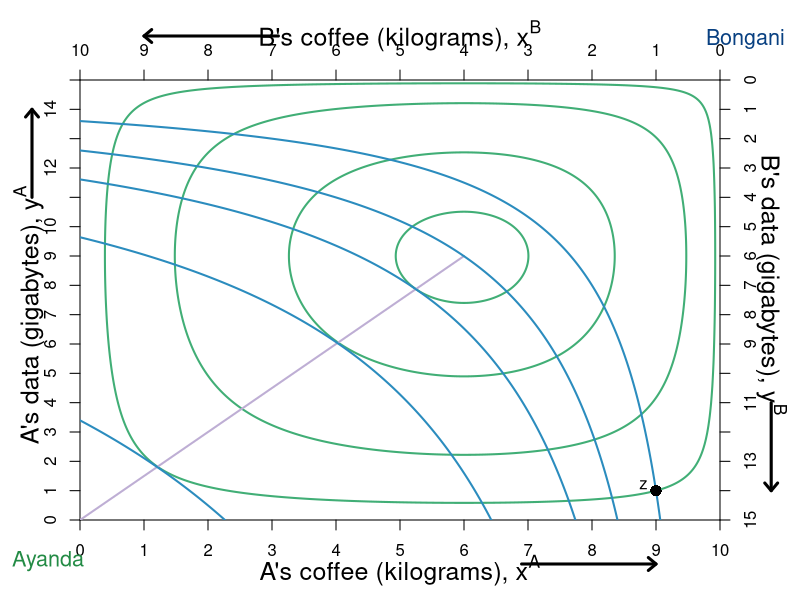

R code for this plot:
require(shape)
pdf(file = "property/property_hg_he_powertest_nolabels.pdf", width = 9, height = 7)

#Set parameters for graphics
axislabelsize <- 1.5
graphlinewidth <- 2
namesize <- 1.3

COL <- c("#7fc97f", "#beaed4", "#fdc086", "#ffff99", "#386cb0", "#f0027f", "#bf5b17", "#666666")
COLA <- c("#99d8c9","#66c2a4","#41ae76", "#238b45", "#005824")
COLB <- c("#4eb3d3", "#2b8cbe", "#0868ac","#084081")

par(mar =  c(4, 4, 4, 4))

uA <- function(x, y, alpha = 0.5, lambda = 0.4) {
  (x^(alpha)*y^(1 - alpha))^(1-lambda)*((10 - x)^(alpha)*(15 - y)^(1 - alpha))^lambda
}

uB <- function(x, y) {
  (10 - x)^(0.5)*(15 - y)^(0.5)
}

xlims <- c(0, 10)
ylims <- c(0, 15)

npts <- 501 
x <- seq(xlims[1], xlims[2], length.out = npts)
y <- seq(ylims[1], ylims[2], length.out = npts) 



#For B we need a utility where xA = 5.88, ya = 8.82 => corresponds to 1.618 above

plot(0, 0, xlim = xlims, ylim = ylims, type = "n",
     xlab = expression(paste("")),
     ylab = expression(paste("")), 
     xaxt = "n", 
     yaxt = "n", 
     cex.lab = axislabelsize, 
     bty = "n",
     xaxs="i", 
     yaxs="i")

ticksy <- seq(from = 0, to = 15, by = 1)
ylabels <- seq(from = 0, to = 15, by = 1)
ticksx <- seq(from = 0, to = 10, by = 1)
xlabels <- seq(from = 0, to = 10, by = 1)
axis(1, at = ticksx, pos = 0, labels = xlabels)
axis(2, at = ticksy, pos = 0, labels = ylabels, las = 0)

#a <- c(uA(9,1) - 1, uA(9,1), uA(9,1) + 2, uA(9,1), uA(9,1) + 3, uA(9,1) + 4, uA(9,1) + 5, uA(9,1) + 6, uA(9,1) + 6.6,  uA(9,1) + 7)
a <- c(uA(9,1), uA(9,1) + 1.5, uA(9,1) + 2.5,  uA(9,1) + 2.9)

contour(x, y, 
        outer(x, y, uA),
        drawlabels = FALSE,
        col = COLA[3],
        lwd = graphlinewidth,
        levels = a, 
        xaxs="i", 
        yaxs="i", 
        add = TRUE) 

mtext(expression(paste("A's coffee (kilograms), ", x^A)), side=1, line = 2.5, cex = axislabelsize)
text(-0.8, 7, expression(paste("A's data (gigabytes), ", y^A)), xpd = TRUE, cex = axislabelsize, srt = 90) 

#Add arrows:
arrows(-0.75, 11, -0.75, 14, xpd = TRUE, length=0.1,angle=40,lwd=3)
arrows(6.9, -1.5, 9, -1.5, xpd = TRUE, length=0.1,angle=40,lwd=3)

segments(0, 0, 6, 9, lty = 1, col = COL[2] , lwd = graphlinewidth)
# text(3.8, 4.3, expression("Pareto-efficient"))
# text(3.8, 3.8, expression("Curve"))
#Arrows(3.8, 4.5, 3.8, 5.2, col = "black", lty = 1, lwd = 2, arr.type = "triangle", arr.lwd = 0.5)

#Label the iso-welfare functions for the HG, Aisha
# text(9.75, 9, expression(u[1]^A))
# text(9.3, 9, expression(u[2]^A))
# text(8.2, 9, expression(u[3]^A))
# text(6.8, 9, expression(u[4]^A))

#Label the indifference curves for the HE, Betty
# text(1.3, 13, expression(u[1]^B))
# text(1.3, 11.8, expression(u[2]^B))
# text(1.3, 10.7, expression(u[3]^B))
# text(1.3, 8.4, expression(u[4]^B))
# text(1.3, 1.1, expression(u[5]^B))

#A's bliss point - 3.1073 is the value of u
# points(5.88, 8.82, pch = 16, col = "black", cex = 1.5)
# text(6, 13.5, expression(paste("A's highest u, ", u[max]^A)))
# Arrows(6, 13.2, 6, 9.5, col = "black", lty = 1, lwd = 2, arr.type = "triangle", arr.lwd = 0.5)

#Label point i. 
# points(5, 7.5, pch = 16, col = "black", cex = 1.5)
# text(5, 7.1, expression(paste(i)))
# 

text(-0.5, -1.4, expression("Ayanda"), xpd = TRUE, cex = namesize, col = COLA[4])
text(10.4, 16.4, expression("Bongani"), xpd = TRUE, cex = namesize, col = COLB[4])

#Add new plot
par(new = TRUE)

#Use the same x and ylims as previously, but with locations switched
xlims2 <- c(10, 0)
ylims2 <- c(15, 0)

#Leave the ylab and xlab blank to ensure no axes titles
plot(0, 0, xlim = xlims2, ylim = ylims2, type = "n",
     xlab = expression(paste("")),
     ylab = expression(paste("")),
     xaxt = "n", 
     yaxt = "n", 
     cex.lab = 1.3, 
     bty = "n",
     xaxs="i", 
     yaxs="i")

uB <- function(x, y, alpha = 0.5, lambda = 0) {
  (x^(alpha)*y^(1 - alpha))^(1-lambda)*((10 - x)^(alpha)*(15 - y)^(1 - alpha))^lambda
}

b <- c(uB(1,14), uB(1,14) + 1.16, uB(1,14) + 2.08, uB(1,14) + 3.58, uB(1,14) + 7.03)

contour(x, y, 
        outer(x, y, uB),
        drawlabels = FALSE,
        col = COLB[2],
        lwd = graphlinewidth,
        levels = b, 
        add = TRUE
) 


# #Label two points for comparison
points(1, 14, pch = 16, col = "black", cex = 1.5)
text(1.2, 13.8, expression(paste(z)))

# #Label two points for comparison
# points(0.4*10, 0.4*15, pch = 16, col = "black", cex = 1.5)
# text(0.4*10-0.2, 0.4*15-0.2,expression(paste(v)))
# 
# 
# 
# points(8.8, (3/2)*8.8, pch = 16, col = "black", cex = 1.5)
# text(8.8, (3/2)*8.8 - 0.5, expression(paste(j)))
# 
# points(0.4, (3/2)*0.4, pch = 16, col = "black", cex = 1.5)
# text(0.4 + 0.2, (3/2)*0.4 + 0.2, expression(paste(k)))

#Set up axes at sides 3 and 4 (top and right)
axis(side = 3, at = ticksx, pos = 0, labels = xlabels)
axis(side = 4, at = ticksy, pos = 0, labels = ylabels, las = 0)
text(5, -1.5, expression(paste("B's coffee (kilograms), ", x^B)), xpd = TRUE, cex = axislabelsize)
text(-0.8, 7, expression(paste("B's data (gigabytes), ", y^B)), xpd = TRUE, cex = axislabelsize, srt = 270) 

#Add arrows:
arrows(-0.8, 11, -0.8, 14, xpd = TRUE, length=0.1,angle=40,lwd=3)
arrows(6.9, -1.5, 9, -1.5, xpd = TRUE, length=0.1,angle=40,lwd=3)


dev.off()
